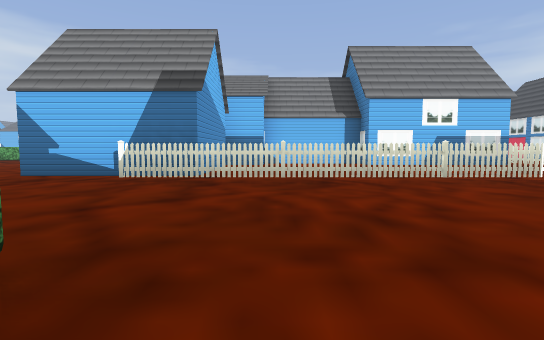
[1] (above)

24 first-person views from a walk through a 3-D level made in the Godot game engine. The camera is 1.3 m above the floor, tilts 4° down and sees 85° across. The floor is counted in squares, 2.53 m on a side. Each view is taken from the middle of a square. On the plan, view 1 faces up. The plan holds only what a view shows up to about 9 squares ahead; the rest is blank. The place goes on beyond the plan. Flat picture figures and markers are left out.

[2]
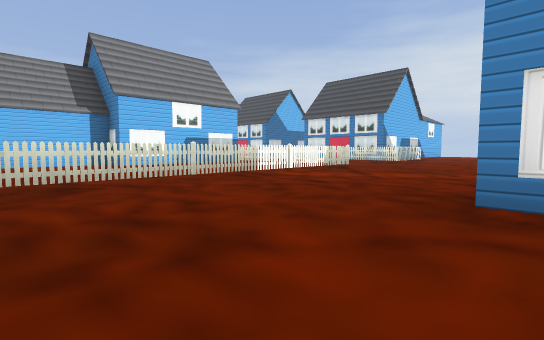

[3]
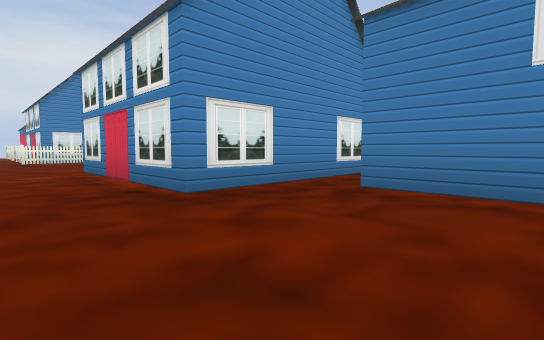

[4]
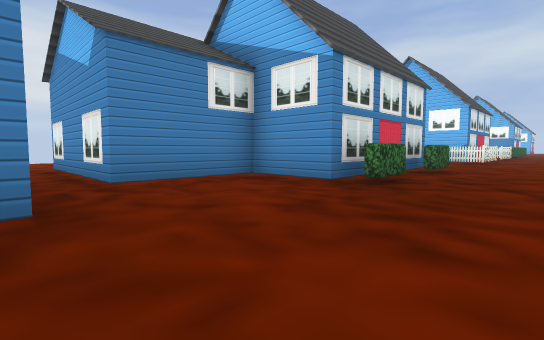

[5]
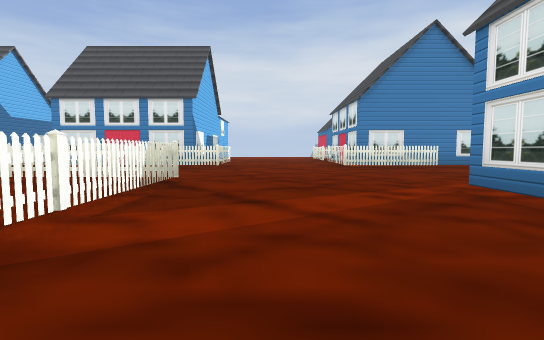

[6]
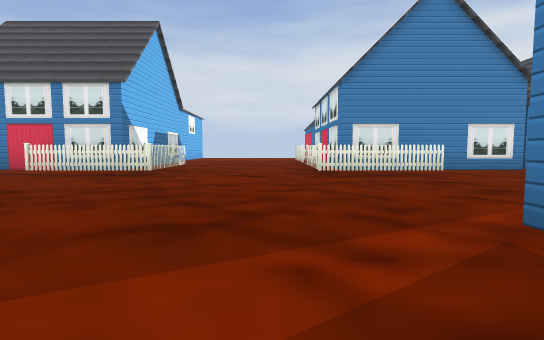

[7]
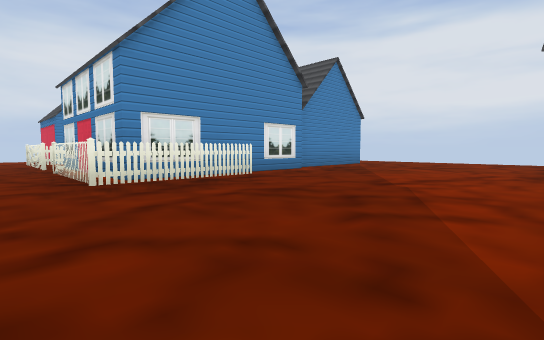

[8]
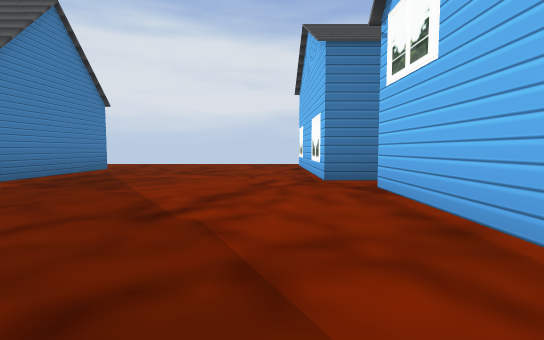

[9]
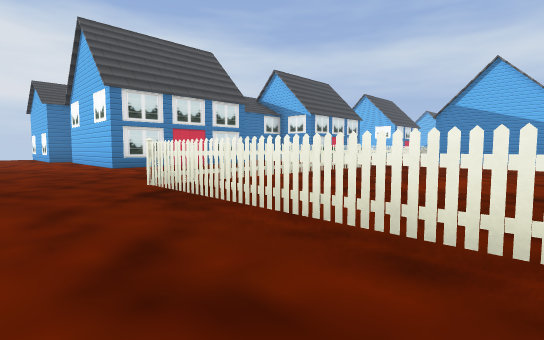

[10]
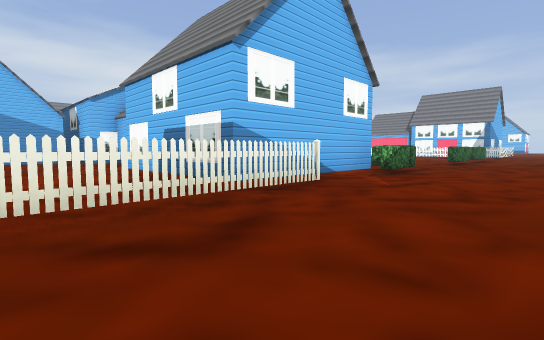

[11]
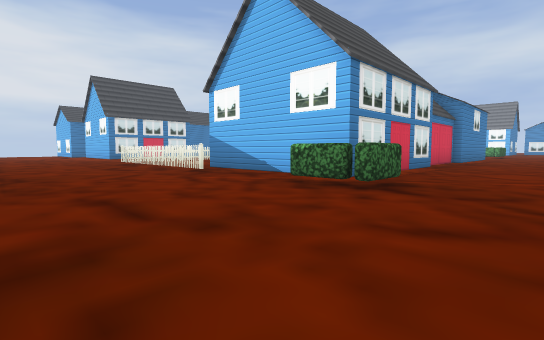

[12]
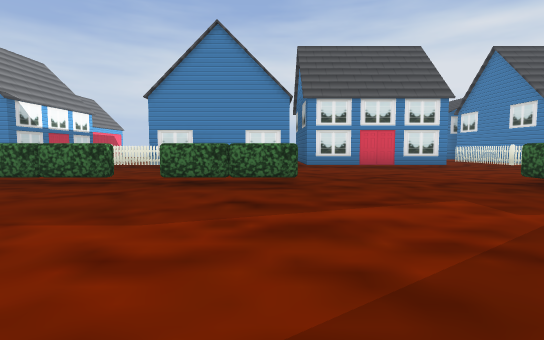

[13]
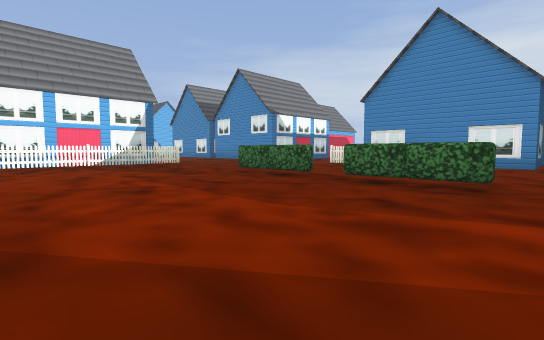

[14]
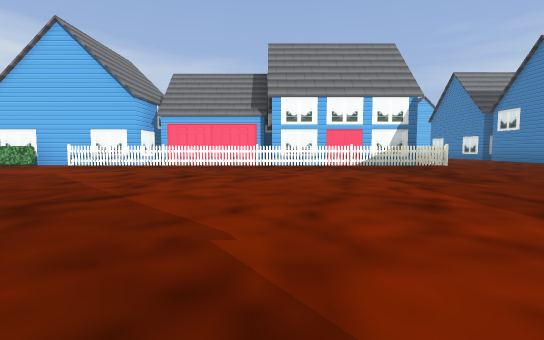

[15]
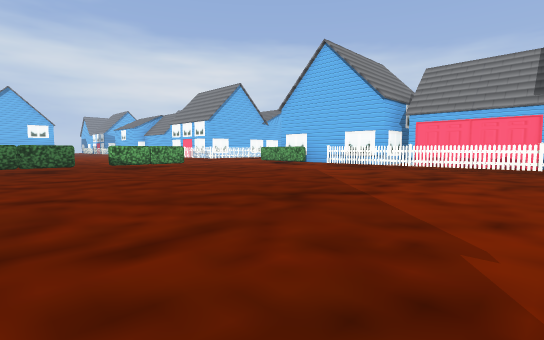

[16]
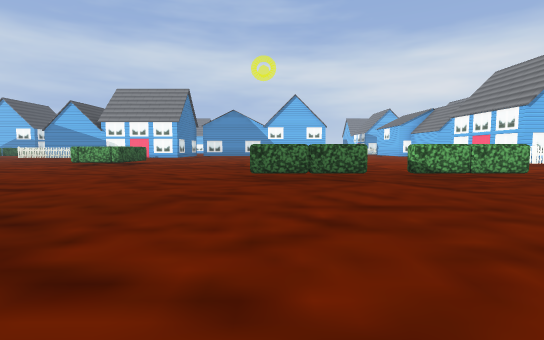

[17]
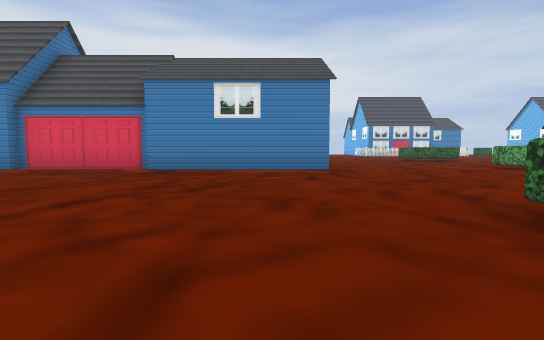

[18]
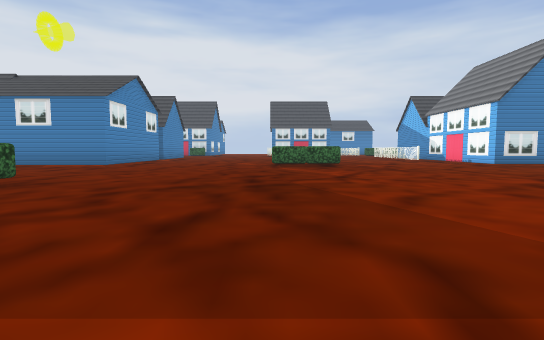

[19]
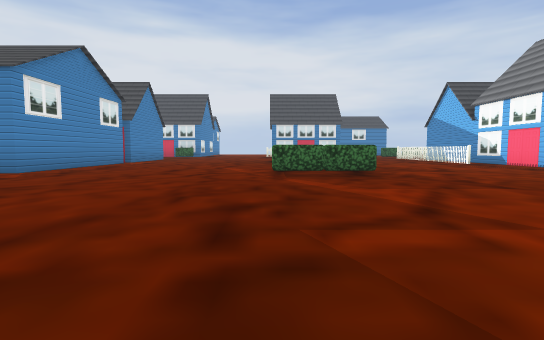

[20]
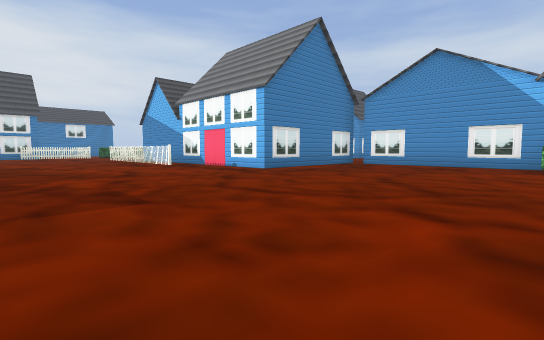

[21]
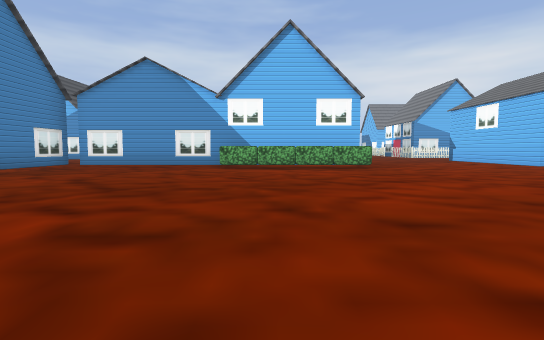

[22]
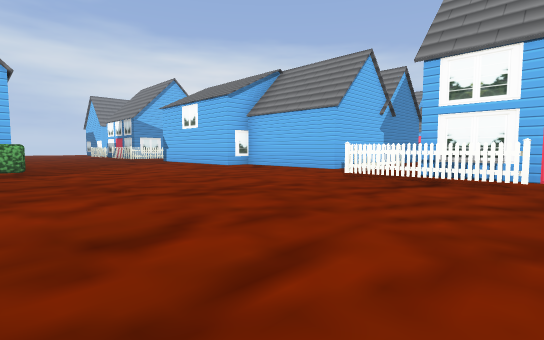

[23]
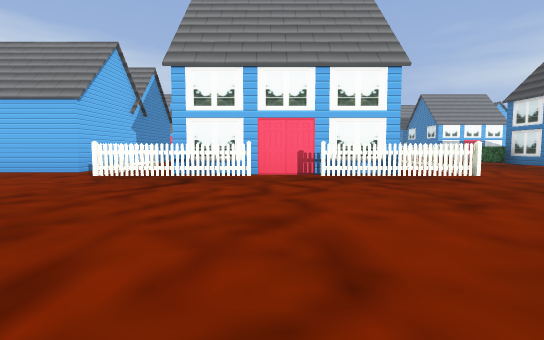

[24]
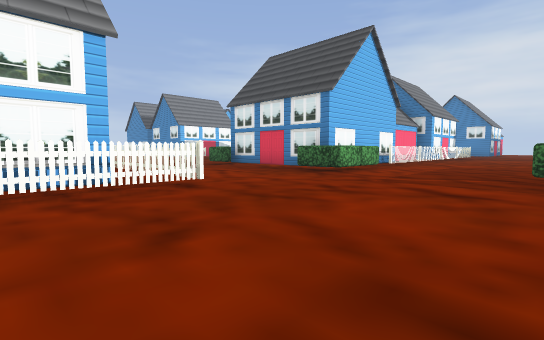

### Floor plan
Key: @ floor where view 1 was taken; # wall or solid block; x gap in a wall; . floor; D closed door; = window, fence, low wall or low ledge; T thing the floor can be seen under or through; B bush; O other object.
Columns run from 22 left of view 1 to 12 right of it. Each row starts with its distance up from view 1.
 29       #         .B
 28       #      #...D
 27       ##     #...D#
 26    #####.    #....########   #...
 25   ##...###D###...BB.##==###D##...
 24  ...............................
 23 ................................
 22 ...............................
 21 DD...............B...........B. .##
 20  ##B....... .....B...........B...##
 19   .B............................
 18   .B.............B...........B..
 17   .B.............B...........B....#
 16   #....................  .........#
 15   #...............................#
 14   #..............................D#
 13   ##......................DD.B....#
 12   .####....BBB....###########B....#
 11       #.... OB....#         #....##
 10       D...........#         #....x.
  9       ##.... .....#   ####  ##...##
  8        #....         # .. ####...##
  7         ...          #.......##..D
  6          ..          #.......##..#
  5                  .####==TT==##...##
  4                   ...#==TT==##...##
  3                 ...................
  2               .....................
  1               ....BDBB....DD.....##
  0                  .####@..####....##
 -1                      #...#  #....##
 -2                      ###.#  #.....#
 -3                        #.#  #.....#
 -4                        #.    .....#
 -5                        #.   ##....#
 -6                              #....#

Positions as (right, up) in squares from view 1, and headings:
1: (0, 0), facing up
2: (0, 0), facing up-right
3: (0, 2), facing down-right
4: (3, 3), facing down-left
5: (3, 3), facing right
6: (5, 2), facing right
7: (7, 2), facing down-right
8: (8, 0), facing down
9: (9, 8), facing down-left
10: (10, 6), facing up-left
11: (11, 15), facing down-left
12: (3, 17), facing right
13: (3, 16), facing up-right
14: (3, 17), facing up
15: (3, 17), facing up-left
16: (0, 17), facing left
17: (-3, 19), facing down
18: (-9, 21), facing down
19: (-9, 18), facing down
20: (-11, 17), facing down-left
21: (-11, 18), facing left
22: (-12, 20), facing up-left
23: (-12, 20), facing up
24: (-11, 21), facing up-right
